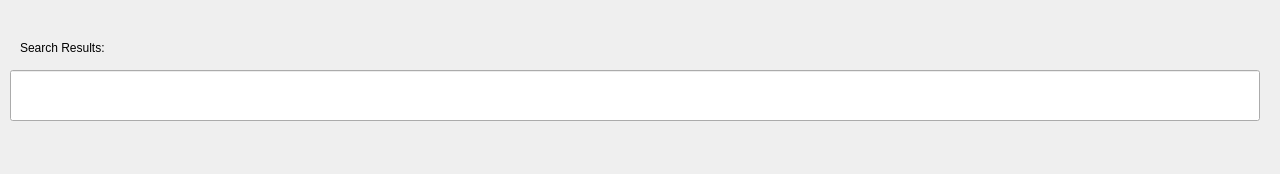
<?xml version="1.0" encoding="UTF-8"?>
<ui version="4.0">
 <class>Dialog</class>
 <widget class="QDialog" name="Dialog">
  <property name="geometry">
   <rect>
    <x>0</x>
    <y>0</y>
    <width>1280</width>
    <height>174</height>
   </rect>
  </property>
  <property name="windowTitle">
   <string>Dialog</string>
  </property>
  <widget class="QLineEdit" name="result">
   <property name="geometry">
    <rect>
     <x>10</x>
     <y>70</y>
     <width>1250</width>
     <height>51</height>
    </rect>
   </property>
   <property name="readOnly">
    <bool>true</bool>
   </property>
  </widget>
  <widget class="QLabel" name="label">
   <property name="geometry">
    <rect>
     <x>20</x>
     <y>40</y>
     <width>111</width>
     <height>16</height>
    </rect>
   </property>
   <property name="styleSheet">
    <string notr="true">font: 12pt &quot;Arial&quot;;</string>
   </property>
   <property name="text">
    <string>Search Results:</string>
   </property>
  </widget>
 </widget>
 <resources/>
 <connections/>
</ui>
